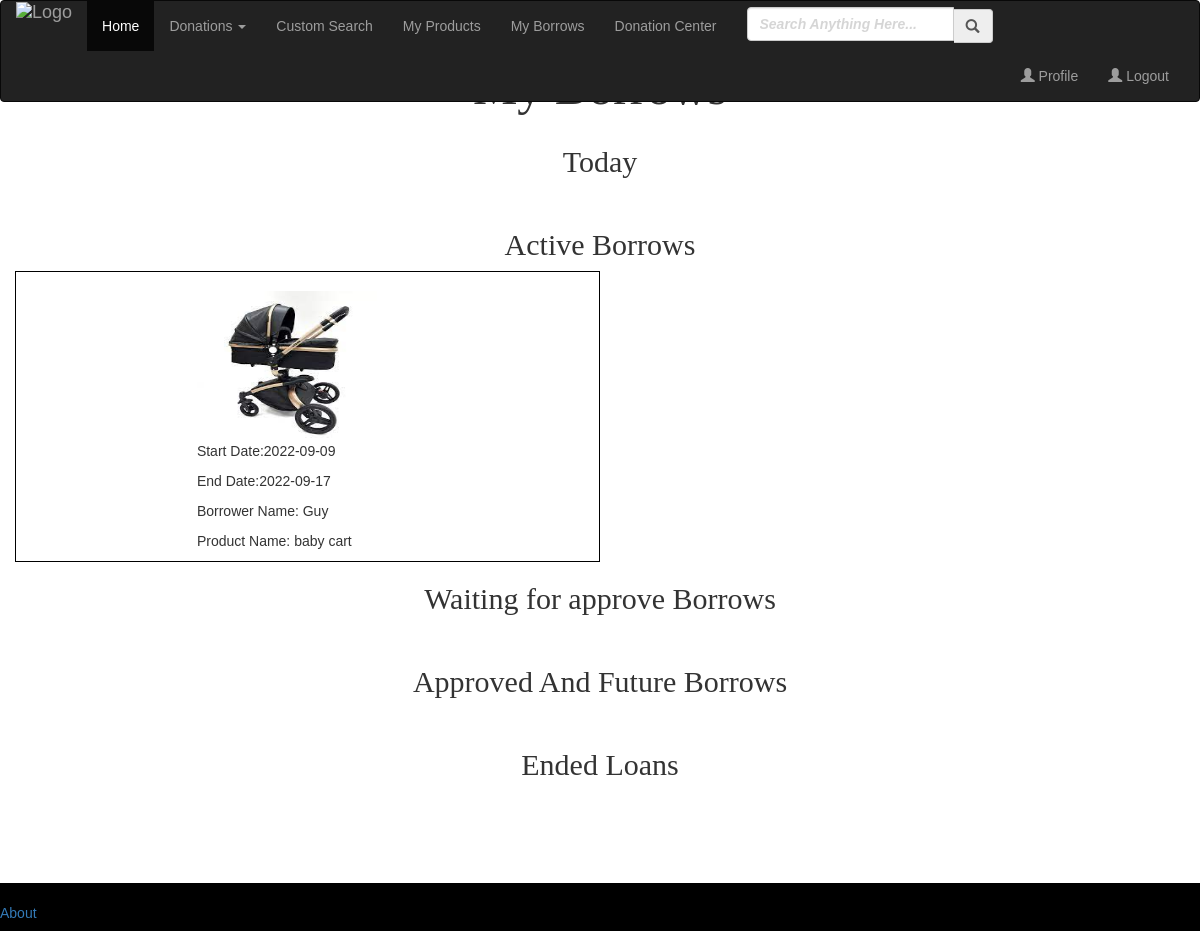
/borrows/ (signed in), run on an earlier commit of the app's database.
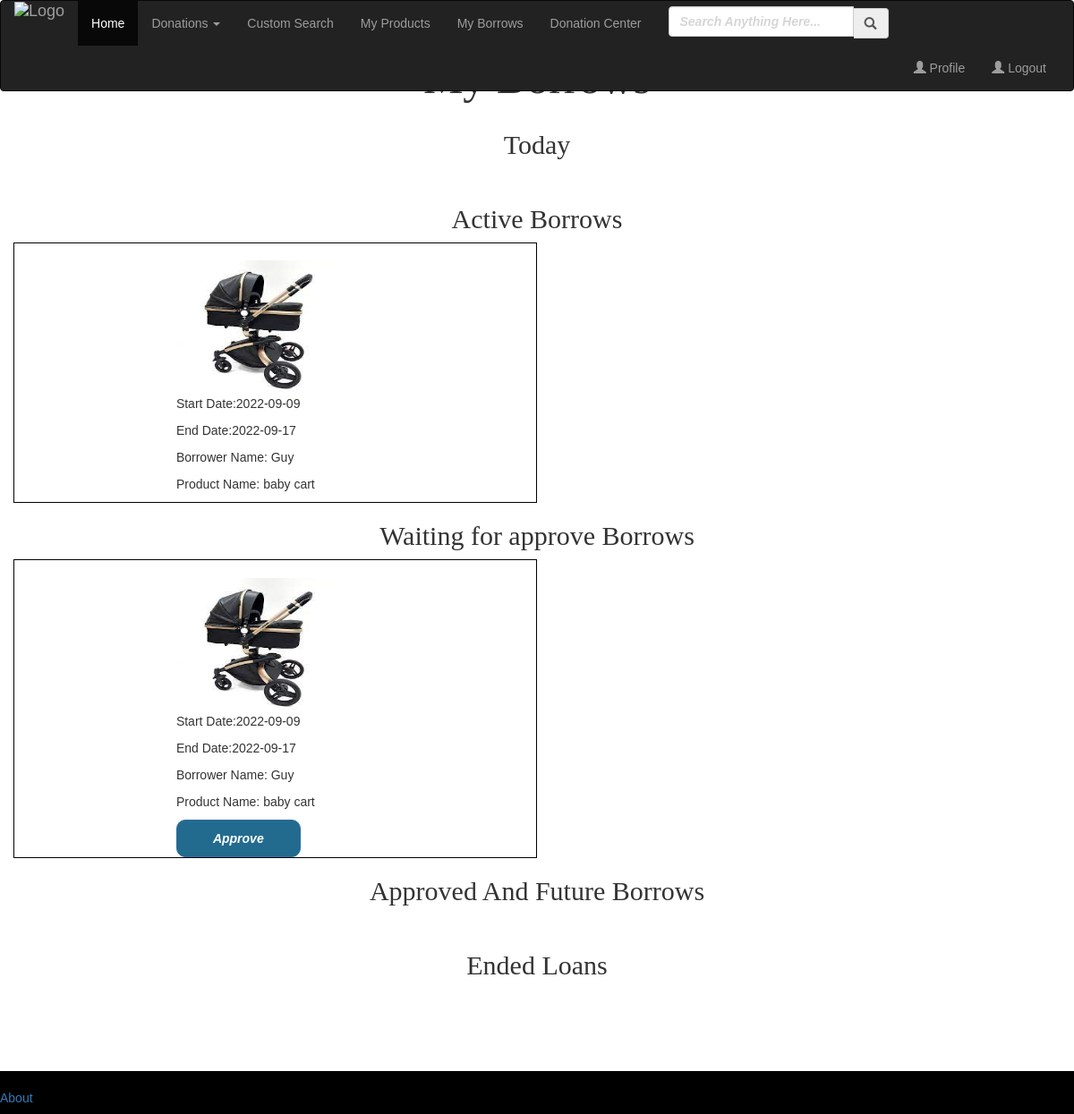
And on a later commit of the database.
### project/models.py (models this page shows)
class Borrows(db.Model):
    id = db.Column(db.Integer, primary_key=True)
    borrower_id = db.Column(db.Integer)
    gmah_id = db.Column(db.Integer)
    product_id = db.Column(db.Integer)
    start_date = db.Column(db.Date)
    end_date = db.Column(db.Date)
    approved = db.Column(db.Integer)
    is_active = db.Column(db.Integer)

class Products(db.Model):
    id = db.Column(db.Integer, primary_key=True)
    name = db.Column(db.String(1000))
    category = db.Column(db.String(50))
    description = db.Column(db.String(1000))
    idle = db.Column(db.Integer)
    gmah_id = db.Column(db.Integer, db.ForeignKey('gmah.id'))
    pic_name = db.Column(db.String(50))

class User(UserMixin, db.Model):
    id = db.Column(db.Integer, primary_key=True) # primary keys are required by SQLAlchemy
    email = db.Column(db.String(100), unique=True)
    password = db.Column(db.String(100))
    name = db.Column(db.String(1000))
    last_name = db.Column(db.String(1000))
    phone = db.Column(db.String(10))
    city = db.Column(db.String(200))
    street = db.Column(db.String(200))
    street_number = db.Column(db.Integer)
    is_gmah = db.Column(db.Boolean)
    is_blocked = db.Column(db.Boolean)
    profile_picture = db.Column(db.String(200))

### project/auth.py (the view)
@auth.route('/borrows/')
@login_required
def borrows():
    gmah_id = current_user.id
    gmah = Gmah.query.filter_by(id=gmah_id).first()
    if not gmah:
        flash('To see all of your borrows please login')
        return redirect(url_for('auth.login'))
    else:
        borrows = Borrows.query.filter_by(gmah_id=gmah_id).all()
        date = datetime.now()
        date = date.strftime("%Y-%m-%d")
        return render_template("my_borrows.htm", gmah=gmah, borrows=borrows, func=return_user, func2=return_product, date=date,
                               func3=compare_dates)

### project/auth.py (called while the page is built)
@auth.route('/return_user/<id>')
def return_user(id):
    user = User.query.filter_by(id=id).first()
    if user:
        return user
    else:
        return ""

@auth.route('/return_product/<id>')
def return_product(id):
    product = Products.query.filter_by(id=id).first()
    if product:
        return product
    else:
        return ""

### project/templates/my_borrows.htm (shortened to what this page needs)
{% extends "base.html" %}
{% block content %}
<h2 class="homewelcome" style="text-align:center;">My Borrows</h2>
<div class="container ">
    <div class="row">
         <h1 class="homewelcome" style="font-size:30px;text-align:center;"> Today</h1>
        <br style="clear:both;">
        <h1 class="homewelcome" style="font-size:30px;text-align:center;"> Active Borrows</h1>
        {% for borrow in borrows %}
            {% if borrow.approved==1 and borrow.is_active==1 %}
                <div class="col-lg-6" style="border: 1px solid black;">
                     <div  style="margin:0 0 0 30%;">
                        {% set imagename = (func2(borrow.product_id)).pic_name %}
                        <img class="resultProductPhoto" src={{url_for('static',filename='images/products/{}'.format(imagename))}} width="180px" height="150px">
                   </div>
                   <div style="margin:0 0 0 30%;">
                       <p>Start Date:{{ borrow.start_date }}</p>
                       <p>End Date:{{ borrow.end_date }}</p>
                       <p>Borrower Name: {{ (func(borrow.borrower_id)).name }}</p>
                       <p>Product Name: {{ (func2(borrow.product_id)).name }}</p>
                   </div>
                </div>
            {% endif %}
        {% endfor %}
        <br style="clear:both;">
        <h1 class="homewelcome" style="font-size:30px;text-align:center;">Waiting for approve Borrows</h1>
        {% for borrow in borrows %}
            {% if borrow.approved==0 and borrow.is_active==1 %}
                <div class="col-lg-6" style="border: 1px solid black;">
                    <div style="margin:0 0 0 30%;">
                        {% set imagename = (func2(borrow.product_id)).pic_name %}
                        <img class="resultProductPhoto" src={{url_for('static',filename='images/products/{}'.format(imagename))}} width="180px" height="150px">
                    </div>
                   <div style="margin:0 0 0 30%;">
                       <p>Start Date:{{ borrow.start_date }}</p>
                       <p>End Date:{{ borrow.end_date }}</p>
                       <p>Borrower Name: {{ (func(borrow.borrower_id)).name }}</p>
                       <p>Product Name: {{ (func2(borrow.product_id)).name }}</p>
                   </div>
                    {% if borrow.approved==0 %}
                        <a class="btn btn-primary" href="{{ url_for('auth.approved_borrow_post', id=borrow.id) }}" style="margin:0 0 0 30%;">Approve</a> <br>
                    {% endif %}
                </div>
            {% endif %}
        {% endfor %}
        <br style="clear:both;">
         <h1 class="homewelcome" style="font-size:30px;text-align:center;">Approved And Future Borrows</h1>
             <br style="clear:both;">
         <h1 class="homewelcome" style="font-size:30px;text-align:center;">Ended Loans</h1>
    </div>
</div>
<br><br><br>
{% endblock %}

### project/templates/base.html (shortened to what this page needs)
<!DOCTYPE html>
<html>
<head>
    <link rel="stylesheet" href="https://maxcdn.bootstrapcdn.com/bootstrap/3.3.7/css/bootstrap.min.css">
    <link rel= "stylesheet" type= "text/css" href="/static/style.css">
</head>
<body>
<section class="hero is-primary is-fullheight sticky">
    <div class="hero-head">
        <div class="navbar navbar-inverse">
            <div class="container-fluid">
                <div class="row">
                    <div class="col-lg-12">
                        <div class="navbar-header">
                                <a href="{{ url_for('main.index') }}" class="navbar-brand">
                                    <img src="https://i.ibb.co/8M29bd5/Removal-963.png"
                                         alt="Logo" width="120%" height="240%" style="margin-top: -25%;">
                                </a>
                        </div>
                        <div class="navbar-collapse collapse" id="mobile_menu">
                            <ul class="nav navbar-nav">
                                <li class="active"><a href="{{ url_for('main.index') }}">Home</a></li>
                                <li><a href="#" class="dropdown-toggle" data-toggle="dropdown">Donations <span
                                        class="caret"></span></a>
                                </li>
                                <li><a href="/search">Custom Search</a></li>
                                {% if current_user.owner_first_name %}
                                <li><a href="/my_products">My Products</a></li>
                                <li><a href="/borrows">My Borrows</a></li>
                                <li><a href="/donations">Donation Center</a></li>
                                {% endif %}
                            </ul>
                            <ul class="nav navbar-nav">
                                <li>
                                    <form method="POST" action="/search" class="navbar-form">
                                        <div class="form-group">
                                            <div class="input-group">
                                                <input type="search" name="search" id="search"
                                                       placeholder="Search Anything Here..." class="form-control">
                                                <span class="input-group-addon"><span
                                                        class="glyphicon glyphicon-search"></span></span>
                                            </div>
                                        </div>
                                    </form>
                                </li>
                            </ul>
                            <ul class="nav navbar-nav navbar-right">
                                {% if current_user.is_authenticated %}
                                <li><a href="{{ url_for('main.profile') }}">
                                    <span class="glyphicon glyphicon-user"></span> Profile</a></li>
                                <li><a href="{{ url_for('auth.logout') }}">
                                    <span class="glyphicon glyphicon-user"></span> Logout</a></li>
                                {% endif %}
                            </ul>
                        </div>
                    </div>
                </div>
            </div>
        </div>
    </div>
</section>
    {% block content %}
            {% endblock %}
 {% block footer %}
<br><br><br><br>
<footer>
  <p><br>
  <a href="/about">About</a></p>
</footer>
   {%- endblock %}
</body>
</html>

### project/static/style.css (style rules this page uses)
body { margin-top:5%; overflow-y: scroll; height: 100%; overflow-x: hidden; font-family: Arial, Helvetica, sans-serif; }
footer { background-color:black; width:100%; bottom:-2px; position:fixed; }
.sticky { position: fixed; width:100%; top:0; z-index: 999; color:53599A; }
.resultProductPhoto { margin:5% 0 0 0; }
.homewelcome { font-family: 'Optima'; font-size:50px; }
input { width: 70%; padding: 15px; margin: 5px 0 22px 0; display: block; border: none; margin:auto; margin-bottom:10px; background: #FFFFFF; border: 1px solid black; border-radius: 5px; height:12px; top:-2px; }
input::placeholder { text-align: left; opacity:0.4; }
.btn { padding: 10px 40px; background-color: #236B8E; color: #FFFFFF; font-style: oblique; font-weight: bold; border-radius: 10px; }
::placeholder { opacity: 1; font-style: oblique; font-weight: bold; }

What changed in the data, as far as the page shows it:
added Borrows: pic_name (picture), start_date "2022-09-09", end_date "2022-09-17", {{ (func(borrow.borrower_id)).name }} "Guy", {{ (func2(borrow.product_id)).name }} "baby cart", shown under "Waiting for approve Borrows"
